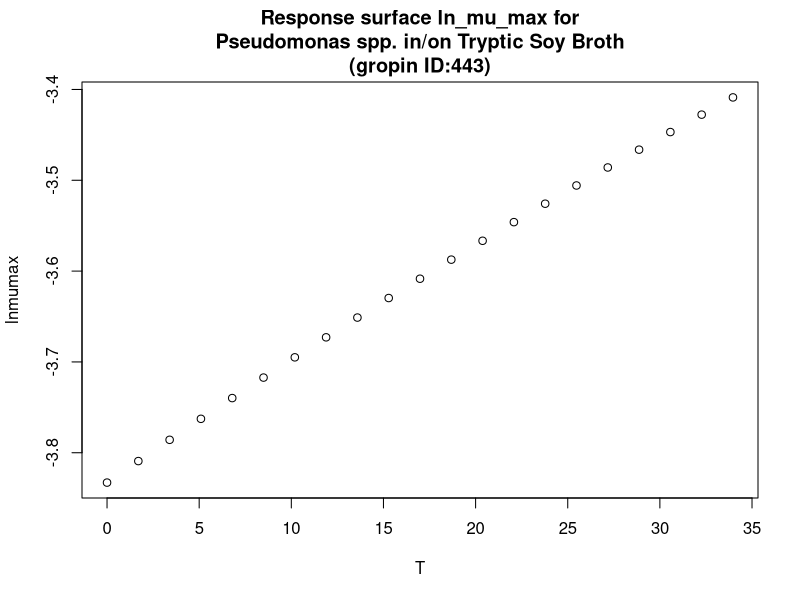

Write R code to recreate this figure.
#############################
# start of Parameter script
#############################
T <- seq(0,33.966033966034,length.out=21)
#############################
# end of Parameter script
#############################
############################# 
# start of Model script Gropin ID 443 
#############################
 
# constant coefficients for this model
 
variables <- data.frame(T)
argumentsPar <- unique.data.frame(expand.grid(variables))
 
# heart of the model
response_surface <- function(T) {
   mumax <-(-8700/(8.3144261*(T+273)))

	return(mumax=mumax)
} 

# output parameters
responseSurface <- cbind(argumentsPar,response_surface(argumentsPar['T']))
colnames(responseSurface) <- c(colnames(argumentsPar),'lnmumax')
#############################
# End of Model script
#############################
############################# 
# start of Visualisation script Gropin ID 443 
#############################
titleText <-'Response surface ln_mu_max for
Pseudomonas spp. in/on Tryptic Soy Broth
(gropin ID:443)'
plot(T,responseSurface$'lnmumax',xlab='T',
                          ylab='lnmumax',main=titleText)
#############################
# End of Visualisation script
#############################
